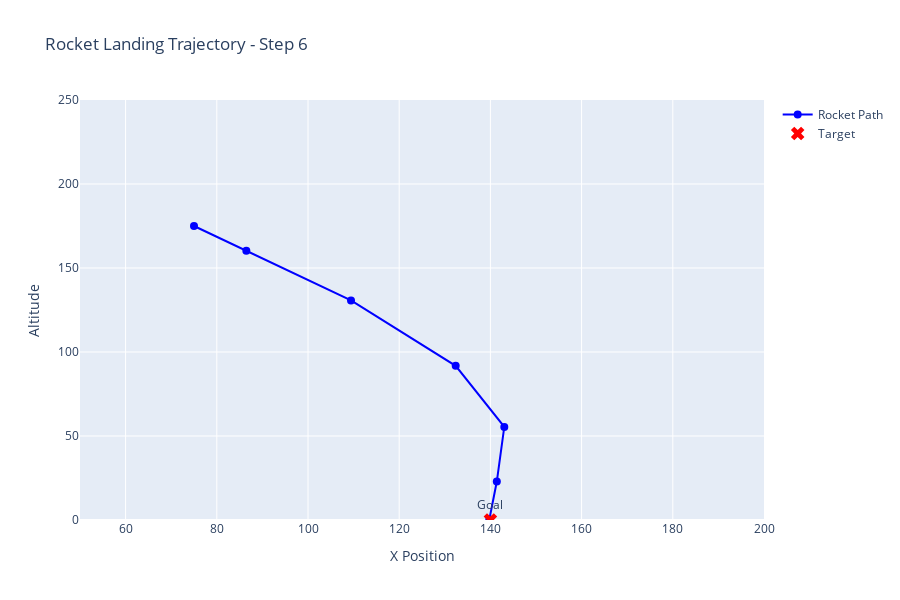

Notebook code cell kept with this figure:
### Code cell
import plotly.graph_objects as go
import imageio
import os

# Define goal position
goal_x = dt.pos_x_star[0]
goal_y = dt.pos_y_star[0]

# Create directory for frames
frames_dir = "frames"
os.makedirs(frames_dir, exist_ok=True)

# Loop through frames
for i in range(len(dt)):
    fig = go.Figure()

    # Trace full trajectory so far
    fig.add_trace(go.Scatter(
        x=dt["pos_x"].iloc[:i+1],
        y=dt["pos_y"].iloc[:i+1],
        mode="lines+markers",
        name="Rocket Path",
        line=dict(color="blue"),
        marker=dict(size=8)
    ))

    # Add static goal position
    fig.add_trace(go.Scatter(
        x=[goal_x],
        y=[goal_y],
        mode="markers+text",
        name="Target",
        marker=dict(size=12, color="red", symbol="x"),
        text=["Goal"],
        textposition="top center"
    ))

    # Set layout
    fig.update_layout(
        title=f"Rocket Landing Trajectory - Step {i}",
        xaxis_title="X Position",
        yaxis_title="Altitude",
        xaxis=dict(range=[50, 200]),
        yaxis=dict(range=[0, 250]),
        height=600,
        showlegend=True
    )

    # Save image
    fig.write_image(f"{frames_dir}/frame_{i:03d}.png", engine="kaleido")

# Generate GIF
images = [imageio.imread(f"{frames_dir}/frame_{i:03d}.png") for i in range(len(dt))]
imageio.mimsave("rocket_trajectory.gif", images, fps=5)

print("✅ Saved rocket_trajectory.gif with goal overlay and trajectory")
fig.show()

### Figure 1 — Plotly figure (JSON) as saved in the notebook; plotly's stock layout.template omitted (floating-point values rounded to 4 significant figures)
{"data": [{"line": {"color": "blue"}, "marker": {"size": 8}, "mode": "lines+markers", "name": "Rocket Path", "type": "scatter", "x": [75, 86.48, 109.4, 132.4, 143.0, 141.4, 139.8], "y": [175, 160.2, 130.7, 91.77, 55.43, 22.89, 0.3267]}, {"marker": {"color": "red", "size": 12, "symbol": "x"}, "mode": "markers+text", "name": "Target", "text": ["Goal"], "textposition": "top center", "type": "scatter", "x": [140], "y": [0]}], "layout": {"height": 600, "showlegend": true, "title": {"text": "Rocket Landing Trajectory - Step 6"}, "xaxis": {"range": [50, 200], "title": {"text": "X Position"}}, "yaxis": {"range": [0, 250], "title": {"text": "Altitude"}}}}
